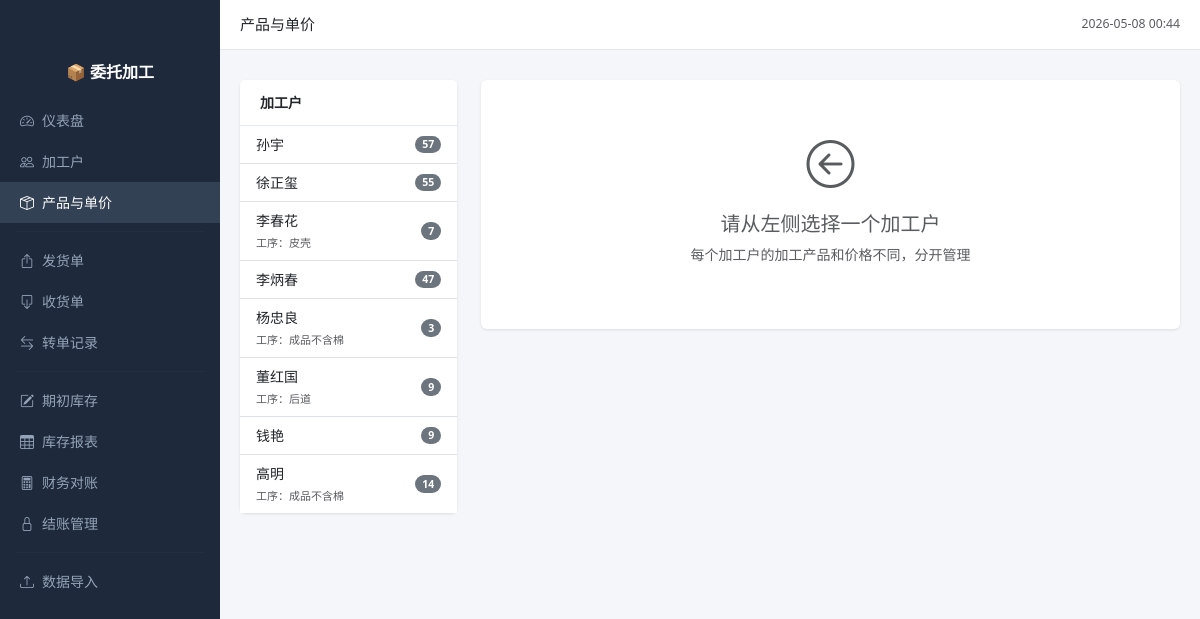
Screenshot of /prices with the database file from the repository.
### app.py (models this page shows, shortened)
class Processor(db.Model):
    __tablename__ = 'processors'
    id = db.Column(db.Integer, primary_key=True)
    name = db.Column(db.String(100), nullable=False, unique=True)
    phone = db.Column(db.String(50))
    address = db.Column(db.String(200))
    process_step = db.Column(db.String(50), default='')  # 工序：皮壳、服装、后道、充棉等
    notes = db.Column(db.Text)
    created_at = db.Column(db.DateTime, default=datetime.now)
    shipments = db.relationship('Shipment', backref='processor', lazy='dynamic')
    receipts = db.relationship('Receipt', backref='processor', lazy='dynamic')
    prices = db.relationship('ProcessorPrice', backref='processor', lazy='dynamic')

### app.py (the view)
@app.route('/prices')
def price_list():
    processors = Processor.query.order_by(Processor.name).all()
    all_products = Product.query.order_by(Product.name).all()
    pid = request.args.get('processor_id', type=int)
    counts = db.session.query(
        ProcessorPrice.processor_id, func.count(ProcessorPrice.id)
    ).group_by(ProcessorPrice.processor_id).all()
    processor_product_counts = {pid: cnt for pid, cnt in counts}
    processor_prices = []
    current_processor = None
    if pid:
        current_processor = Processor.query.get(pid)
        if current_processor:
            processor_prices = db.session.query(ProcessorPrice).join(Product).filter(
                ProcessorPrice.processor_id == pid
            ).order_by(Product.name).all()
    return render_template('prices.html', processors=processors,
                           all_products=all_products,
                           processor_prices=processor_prices,
                           processor_product_counts=processor_product_counts,
                           current_pid=pid,
                           current_processor=current_processor)

### app.py (called while the page is built)
@app.context_processor
def utility_processor():
    return {'now': lambda: datetime.now().strftime('%Y-%m-%d %H:%M'),
            'today': lambda: datetime.now().strftime('%Y-%m-%d')}

### templates/prices.html (shortened to what this page needs)
{% extends "base.html" %}
{% block page_title %}产品与单价{% endblock %}
{% block content %}
<div class="row">
    <div class="col-md-3">
        <div class="card">
            <div class="card-header d-flex justify-content-between align-items-center">
                <span>加工户</span>
            </div>
            <div class="card-body p-0">
                <div class="list-group list-group-flush" style="max-height:65vh;overflow-y:auto;">
                    {% for p in processors %}
                    <a href="{{ url_for('price_list', processor_id=p.id) }}"  class="list-group-item list-group-item-action d-flex justify-content-between align-items-center
                              {% if current_pid == p.id %}active{% endif %}">
                        <div>
                            {{ p.name }}
                            {% if p.process_step %}
                            <br><small class="text-{{ 'light' if current_pid == p.id else 'muted' }}" style="font-size:11px;">工序：{{ p.process_step }}</small>
                            {% endif %}
                        </div>
                        <span class="badge bg-{{ 'primary' if current_pid == p.id else 'secondary' }} rounded-pill">
                            {{ processor_product_counts.get(p.id, 0) }}
                        </span>
                    </a>
                    {% endfor %}
                </div>
            </div>
        </div>
    </div>
    <div class="col-md-9">
        {% if current_processor %}
        <div class="card">
            <div class="card-header d-flex justify-content-between align-items-center">
                <span class="fw-bold fs-6">
                    {{ current_processor.name }}
                    {% if current_processor.process_step %}
                    <span class="badge bg-info ms-2">{{ current_processor.process_step }}</span>
                    {% endif %}
                    — 加工产品与单价
                </span>
                <div class="d-flex gap-2">
                    <input type="text" id="searchInput" class="form-control form-control-sm"
                           placeholder="搜索产品..." style="width:180px;">
                    <button class="btn btn-success btn-sm" data-bs-toggle="modal" data-bs-target="#addProductModal">
                        <i class="bi bi-plus"></i> 新增产品
                    </button>
                </div>
            </div>
            <div class="card-body p-0">
                <table class="table table-hover mb-0">
                    <thead>
                        <tr>
                            <th style="width:30px;">#</th>
                            <th>产品名称</th>
                            <th style="width:60px;">单位</th>
                            <th style="width:150px;">加工单价（元）</th>
                            <th style="width:80px;">操作</th>
                        </tr>
                    </thead>
                    <tbody id="priceTableBody">
                        {% if processor_prices %}
                        {% for pp in processor_prices %}
                        <tr class="price-row">
                            <td class="text-muted">{{ loop.index }}</td>
                            <td class="fw-bold product-name-cell" data-prodid="{{ pp.product_id }}" data-name="{{ pp.product.name }}">
                                <span class="product-name-text">{{ pp.product.name }}</span>
                            </td>
                            <td>{{ pp.product.unit or '个' }}</td>
                            <td>
                                <div class="input-group input-group-sm">
                                    <input type="number" step="0.01" class="form-control form-control-sm price-input"
                                           value="{{ pp.price if pp.price else '' }}"
                                           data-pid="{{ pp.processor_id }}"
                                           data-prodid="{{ pp.product_id }}">
                                    <button class="btn btn-outline-primary btn-sm save-btn">保存</button>
                                </div>
                            </td>
                            <td>
                                <form method="post" action="{{ url_for('price_delete', id=pp.id) }}"
                                      style="display:inline" onsubmit="return confirm('删除此产品？')">
                                    <button class="btn btn-outline-danger btn-sm">删除</button>
                                </form>
                            </td>
                        </tr>
                        {% endfor %}
                        {% else %}
                        <tr>
                            <td colspan="5" class="text-center text-muted py-5">
                                <i class="bi bi-inbox" style="font-size:2rem;display:block;margin-bottom:8px;"></i>
                                {{ current_processor.name }} 还没有设置加工产品<br>
                                点击右上角「新增产品」添加
                            </td>
                        </tr>
                        {% endif %}
                    </tbody>
                </table>
            </div>
        </div>
        {% else %}
        <div class="card">
            <div class="card-body text-center py-5 text-muted">
                <i class="bi bi-arrow-left-circle" style="font-size:3rem;display:block;margin-bottom:12px;"></i>
                <h5>请从左侧选择一个加工户</h5>
                <p>每个加工户的加工产品和价格不同，分开管理</p>
            </div>
        </div>
        {% endif %}
    </div>
</div>
{% endblock %}

### templates/base.html (style rules this page uses)
body { background: #f4f6f9; font-size: 14px; }
.card { border: none; box-shadow: 0 1px 3px rgba(0,0,0,0.1); margin-bottom: 16px; }
.card-header { background: #fff; border-bottom: 1px solid #e2e8f0; font-weight: 600; padding: 12px 20px; }

### rows the page displays
Processor: name "孙宇", get "57"
Processor: name "徐正玺", get "55"
Processor: name "李春花", process_step "皮壳", get "7"
Processor: name "李炳春", get "47"
Processor: name "杨忠良", process_step "成品不含棉", get "3"
Processor: name "董红国", process_step "后道", get "9"
Processor: name "钱艳", get "9"
Processor: name "高明", process_step "成品不含棉", get "14"
